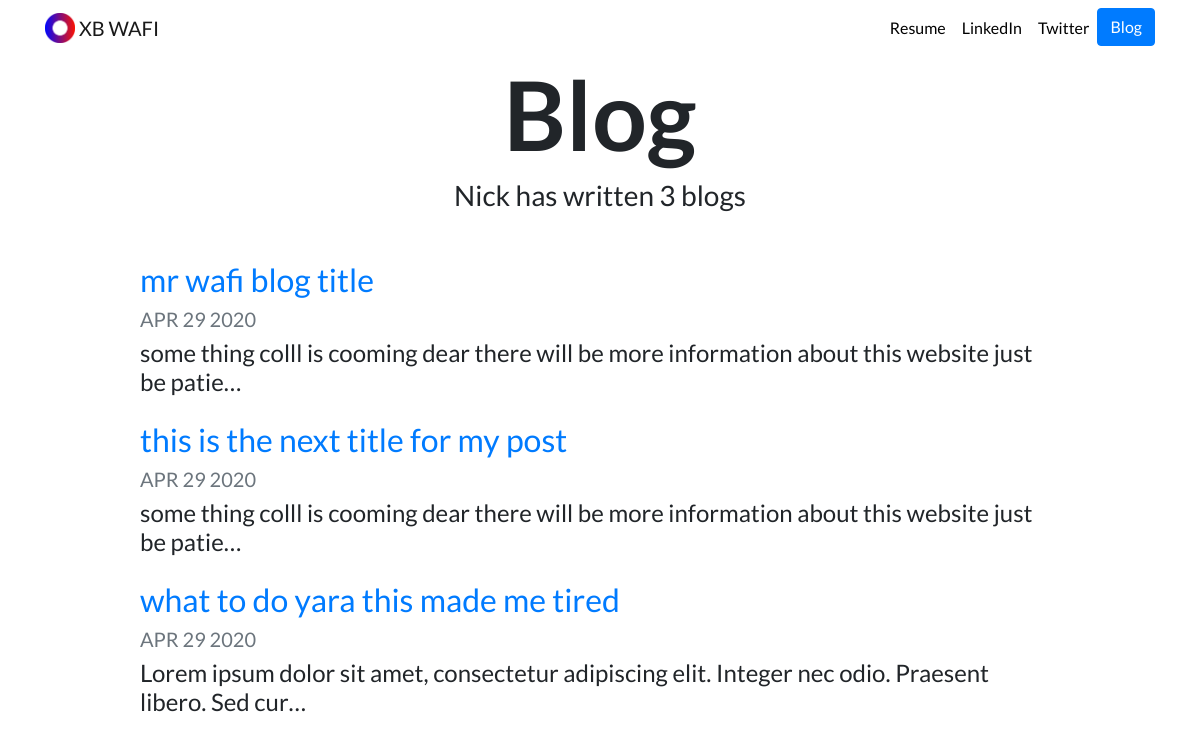
Screenshot of /blog/ with the database file from the repository.
### blog/models.py (models this page shows, shortened)
class Blog(models.Model):
    title = models.CharField(max_length=100)
    description = models.TextField()
    date = models.DateField()

### blog/views.py (the view)
# urls.py: path('', views.all_blogs, name='all_blogs'),
def all_blogs(request):
    blogs = Blog.objects.all()#if you want just to show the recent one so use object.order_by(-date)this will show the recent one
    return render(request, 'blog/all_blogs.html', {'blogs' :blogs})

### blog/templates/blog/all_blogs.html
{% extends "portfolio/base.html" %}
{% load static %}
{% block content %}
<h1 id="blogtitle" class="font-weight-bold text-center">Blog</h1>
<h3 class="text-center mb-5">Nick has written {{ blogs.count }} blog{{ blogs.count|pluralize }}</h3>
{% for blog in blogs %}
<div class="row justify-content-center my-3">
  <div class="col-md-10">
    <a href="{% url 'blog:detail' blog.id %}">
      <h2>{{ blog.title }}</h2>
    </a>
    <h5 class="text-muted">{{ blog.date|date:'M d Y'|upper }}</h5>
    <h4>{{ blog.description|striptags|truncatechars:100 }}</h4>
  </div>
</div>
{% endfor %}
{% endblock %}

### portfolio/static/portfolio/custom.css (style rules this page uses)
body { font-family: 'Lato', sans-serif; }
#blogtitle { font-size: 6rem; }

### rows the page displays
Blog: title "mr wafi blog title", date "APR 29 2020", description "some thing colll is cooming dear there will be more information about this website just be patie…"
Blog: title "this is the next title for my post", date "APR 29 2020", description "some thing colll is cooming dear there will be more information about this website just be patie…"
Blog: title "what to do yara this made me tired", date "APR 29 2020", description "Lorem ipsum dolor sit amet, consectetur adipiscing elit. Integer nec odio. Praesent libero. Sed cur…"

### other values shown
{{ blogs.count }} "3"
